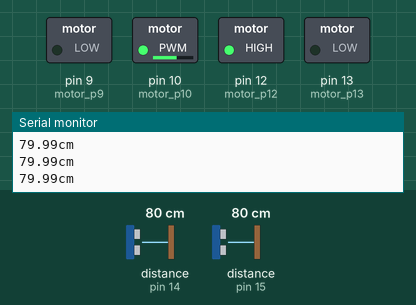
Bench run of a sketch on a simulated Arduino Uno, built with avr-gcc and run on an emulated ATmega328P. Parts: switched loads named in the sketch (green lamp = pin HIGH), the last lines printed to the serial monitor. Inputs (shaded band) come from the test bench; at power-on: distance to the obstacle (sensors on pin 15, pin 14) 80 cm. The echo pulse lasts 58.3 µs per cm; pins used as bus, display or sensor lines are not drawn.

Above: at 5.9 s.
6.0 s: distance to the obstacle (sensor on pin 15) set to 33 cm
7.5 s: distance to the obstacle (sensor on pin 15) set to 29 cm
At 8.3 s:
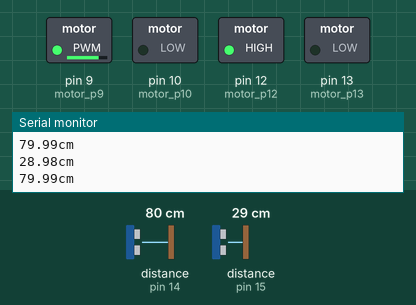
9.0 s: distance to the obstacle (sensor on pin 14) set to 33 cm
10.5 s: distance to the obstacle (sensor on pin 14) set to 27 cm
At 10.95 s:
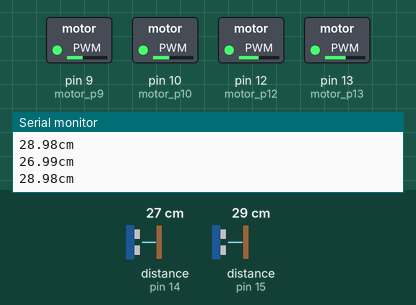
13.5 s: distance to the obstacle (sensor on pin 14) set to 11 cm
16.5 s: distance to the obstacle (sensor on pin 14) set to 8 cm
Timing chart, 0 to 20.5 s (numbered marks = the images above; inputs shaded):
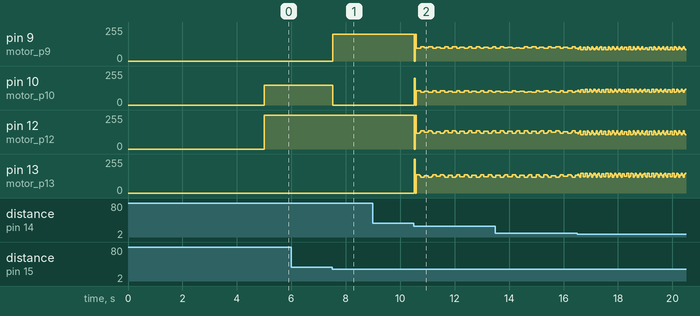

The sketch:

_27NovPrueba1.ino
```cpp
/* Prueba de vuelo 37,
* Muñiz Patiño Andrea Fernanda
* Ultima modificación, 23 de Noviembre. Revisar comentarios
* Se hicieron pruebas pues el pulso del trigger no se detectaba.
*/
//------------PINES-------------
//La salida del trigger es la misma para los dos sonares.
#define TRIGGER 19
//Sonar localizado en el frente
#define ECHO 14
//Sonar localizado en la parte de atrás
#define ECHO2 15

//Arriba
#define motor_p12 12
#define motor_p13 13
//Abajo en la placa
#define motor_p9 9
#define motor_p10 10
//Consultar EAGLE para dudas y aclaraciones

//-------Variables-------------
//Variable para calcular la distancia del robot enemigo
const float sonido = 34300.0;
int value = 70;
int valueGiro = 150;
int valueAsesinar = 200;
boolean espera = true;
/*
 * La comunicación serial es unicamente para las pruebas.
 */
void setup() {
  Serial.begin(9600);
  pinMode(motor_p12, OUTPUT);
  pinMode(motor_p13, OUTPUT);
  pinMode(motor_p9, OUTPUT);
  pinMode(motor_p10, OUTPUT);

  pinMode(TRIGGER, OUTPUT);
  pinMode(ECHO, INPUT);
  pinMode(ECHO2, INPUT);
}

void loop() {
  /*
   * Si dejamos esta configuración de orden, detecta con los dos sensores pero
   * el intervalo de tiempo no es el correcto xD
   * Se tardo hasta 6 vueltas en detectar algo...
   */
  if(espera){
    //Debe esperar 5 segundos
    delay(5000);
    espera = false;
  }else{
    iniciarTrigger();
    //Si tenemos pegado el robot empujar lo mas que se pueda
    float distanciaFrente = calcularDistancia(true);
    //El siguiente if es para cuando el robot esta demasiado cerca
   if((distanciaFrente >= 2.00)&&(distanciaFrente < 30.00)){
          empujar(true);
    }
    iniciarTrigger();
    float distanciaAtras = calcularDistancia(false);
    if((distanciaAtras >= 2.00)&&(distanciaAtras < 30.00)){
        empujar(false);
      }else{
        girar();
      }
  }//END espera de 5 segundos
}//END loop

//---------------METODOS AUXILIARES---------------------------
/* Método que intenta sacar al enemigo de la pista, aumentando la velocidad
 * @param boolean direccion
 * TRUE empuja hacia adelante
 * FALSE empuja hacia atrás
*/
 void empujar(boolean direccion){
  int a = 0;
  int b = 0;
  if(direccion){
    b = valueAsesinar;
  }else{
    a = valueAsesinar;
  }
    analogWrite(motor_p12, a);
    analogWrite(motor_p13, b);

    analogWrite(motor_p9, a);
    analogWrite(motor_p10, b);

}
/* Método GIRAR derecha/izquierda
*/
 void girar(){
      analogWrite(motor_p12, valueGiro);
      analogWrite(motor_p13, 0);
      analogWrite(motor_p9, 0);
      analogWrite(motor_p10, valueGiro);
      delay(100);
      //En vez de poner delay, hay que regular la velocidad
}

/*Devuelve un float que es el valor de la distancia de un objeto con respecto al robot
 * ----------------------------------------------------------------------------------
 * La función pulseIn obtiene el tiempo que tarda en cambiar entre estados.
 * Es decir mide el tiempo en que las onda repotan con el objeto y regresan al sensor.
 * @param boolean sensor
 * TRUE sensor delantero
 * FALSE sensor trasero
 */
float calcularDistancia(boolean sensor){
  unsigned long tiempo;
  //Si es el sensor delantero es ECHO pin 14
   if(sensor){
     tiempo = pulseIn(ECHO, HIGH );
  //Si es el sensor trasero es ECHO pin 15
   }else{
     tiempo = pulseIn(ECHO2, HIGH);
   }
  // Obtenemos la distancia en cm, hay que convertir el tiempo en segudos ya que está en microsegundos
  // por eso se multiplica por 0.000001
  float distancia = tiempo * 0.000001 * sonido / 2.0;
  Serial.print(distancia);
  Serial.print("cm");
  Serial.println();
  //delay(500);
  return distancia;
}
/*Metodo que inicia la secuencia del sonar
 * --------------------------------------------------
*/
void iniciarTrigger()
{
  // Ponemos el Trigger en estado bajo y esperamos 2 ms
  digitalWrite(TRIGGER, 0);
  delayMicroseconds(2);
  // Ponemos el pin Trigger a estado alto y esperamos 10 ms
  digitalWrite(TRIGGER, 1);
  delayMicroseconds(10);
  // Comenzamos poniendo el pin Trigger en estado bajo
  digitalWrite(TRIGGER, 0);
}
```

Measured:
- the behaviour switches between 31 and 30 cm on distance to the obstacle (sensor on pin 15) (found by bisection; images 0 and 1)
- the behaviour switches between 31 and 30 cm on distance to the obstacle (sensor on pin 14) (found by bisection; images 1 and 2)
- after the input at 7.5 s, pin 9 (motor_p9): 0/255 → 200/255 at once; pin 10 (motor_p10): 150/255 → 0/255 at once
